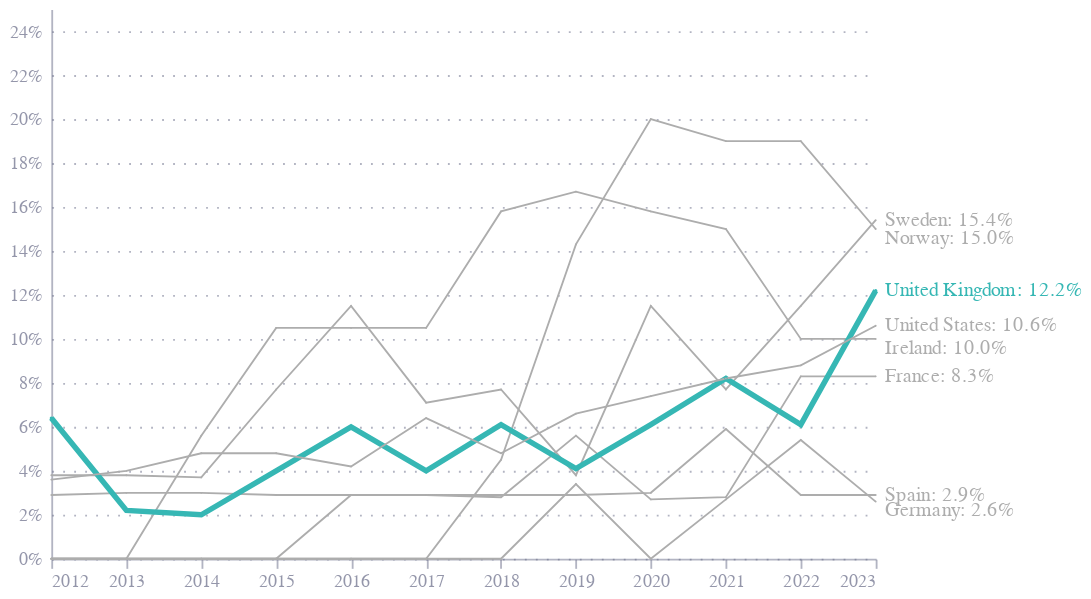

This figure's notebook cell:
### Markdown cell above
# Fig 1

### Code cell
df = pd.read_excel("e61.xlsx", sheet_name="Figure 1", skiprows=19)
df.columns = ["country"] + [str(x) for x in df.columns[1:]]
df = df.melt(id_vars=["country"], var_name="date", value_name="value")
df['label'] = np.where(df['date'] == "2023", df['country']+": "+df['value'].astype(str)+'%', '')

df['value'] = df['value']/100


base = alt.Chart(df).encode(
    x=alt.X("date:T", title=""),
    y=alt.Y("value:Q", 
            axis=alt.Axis(format=".0%", 
                          title=""),
            scale=alt.Scale(domain=[0, 0.25])
            ),
    color=alt.condition(
        alt.datum.country == "United Kingdom",
        alt.value("#36B7B4"),
        alt.value("rgb(173, 173, 173)")
    ),
    detail='country:N',
)

lines = base.mark_line(point=True).encode(
        size=alt.condition(
        alt.datum.country == "United Kingdom",
        alt.value(3),
        alt.value(1)
    ),
)

end_labels = base.mark_text(align='left',
                                dy=alt.expr("datum.country == 'Germany' ? 5 : datum.country == 'Ireland' ? 5 : datum.country == 'Norway' ? 5 : 0"),
                             dx=5).encode(
    text='label',
)

chart = (lines + end_labels).properties(
    width=450,
    height=300
)

chart.save("e61_fig1.json")
chart.save("e61_fig1.png", scale_factor=2.0)

chart

### Figure 1 — Vega-Lite specification as saved in the notebook (floating-point values rounded to 4 significant figures)
{"config": {"font": "Circular Std", "mark": {"line": {"interpolate": "monotone"}}, "view": {"stroke": "transparent", "width": 400, "height": 300}, "range": {"category": ["#36B7B4", "#E6224B", "#F4C245", "#0063AF", "#00A767", "#179FDB", "#EB5C2E"], "diverging": ["#E6224B", "#E54753", "#C9C9C9", "#179FDB", "#122B39"], "heatmap": ["#C9C9C9", "#179FDB", "#0063AF", "#122B39"], "ordinal": ["#00A767", "#36B7B4", "#179FDB", "#0063AF", "#243B5A"]}, "axisX": {"domainColor": "#676A86", "domainOpacity": 0.5, "grid": false, "labelAngle": 0, "labelColor": "#676A86", "labelOpacity": 0.7, "orient": "bottom", "tickColor": "#676A86", "tickCount": 10, "tickOpacity": 0.5, "title": false, "titleAlign": "center", "titleAnchor": "middle", "titleColor": "#676A86", "titleFontSize": 12, "titleOpacity": 0.8, "titleY": -15}, "axisY": {"domainColor": "#676A86", "domainOpacity": 0.5, "gridColor": "#676A86", "gridDash": [1, 5], "gridOpacity": 0.5, "labelColor": "#676A86", "labelOpacity": 0.7, "labelPadding": 5, "tickColor": "#676A86", "tickCount": 8, "tickOpacity": 0.5, "ticks": false, "titleAlign": "left", "titleAngle": 0, "titleBaseline": "bottom", "titleColor": "#676A86", "titleFontSize": 12, "titleOpacity": 0.8, "titleX": 0, "titleY": -7}}, "layer": [{"mark": {"type": "line", "point": true}, "encoding": {"color": {"condition": {"test": "(datum.country === 'United Kingdom')", "value": "#36B7B4"}, "value": "rgb(173, 173, 173)"}, "detail": {"field": "country", "type": "nominal"}, "size": {"condition": {"test": "(datum.country === 'United Kingdom')", "value": 3}, "value": 1}, "x": {"field": "date", "title": "", "type": "temporal"}, "y": {"axis": {"format": ".0%", "title": ""}, "field": "value", "scale": {"domain": [0, 0.25]}, "type": "quantitative"}}}, {"mark": {"type": "text", "align": "left", "dx": 5, "dy": {"expr": "datum.country == 'Germany' ? 5 : datum.country == 'Ireland' ? 5 : datum.country == 'Norway' ? 5 : 0"}}, "encoding": {"color": {"condition": {"test": "(datum.country === 'United Kingdom')", "value": "#36B7B4"}, "value": "rgb(173, 173, 173)"}, "detail": {"field": "country", "type": "nominal"}, "text": {"field": "label", "type": "nominal"}, "x": {"field": "date", "title": "", "type": "temporal"}, "y": {"axis": {"format": ".0%", "title": ""}, "field": "value", "scale": {"domain": [0, 0.25]}, "type": "quantitative"}}}], "data": {"name": "data-2706db2d07b2dd2f66df29fe3c2196da"}, "height": 300, "width": 450, "$schema": "https://vega.github.io/schema/vega-lite/v5.8.0.json", "datasets": {"data-2706db2d07b2dd2f66df29fe3c2196da": [{"country": "Germany", "date": "2012", "value": 0.0, "label": ""}, {"country": "Spain", "date": "2012", "value": 0.029, "label": ""}, {"country": "France", "date": "2012", "value": 0.0, "label": ""}, {"country": "Ireland", "date": "2012", "value": 0.0, "label": ""}, {"country": "Norway", "date": "2012", "value": 0.0, "label": ""}, {"country": "Sweden", "date": "2012", "value": 0.038, "label": ""}, {"country": "United Kingdom", "date": "2012", "value": 0.064, "label": ""}, {"country": "United States", "date": "2012", "value": 0.036, "label": ""}, {"country": "Germany", "date": "2013", "value": 0.0, "label": ""}, {"country": "Spain", "date": "2013", "value": 0.03, "label": ""}, {"country": "France", "date": "2013", "value": 0.0, "label": ""}, {"country": "Ireland", "date": "2013", "value": 0.0, "label": ""}, {"country": "Norway", "date": "2013", "value": 0.0, "label": ""}, {"country": "Sweden", "date": "2013", "value": 0.038, "label": ""}, {"country": "United Kingdom", "date": "2013", "value": 0.022, "label": ""}, {"country": "United States", "date": "2013", "value": 0.04, "label": ""}, {"country": "Germany", "date": "2014", "value": 0.0, "label": ""}, {"country": "Spain", "date": "2014", "value": 0.03, "label": ""}, {"country": "France", "date": "2014", "value": 0.0, "label": ""}, {"country": "Ireland", "date": "2014", "value": 0.056, "label": ""}, {"country": "Norway", "date": "2014", "value": 0.0, "label": ""}, {"country": "Sweden", "date": "2014", "value": 0.037, "label": ""}, {"country": "United Kingdom", "date": "2014", "value": 0.02, "label": ""}, {"country": "United States", "date": "2014", "value": 0.048, "label": ""}, {"country": "Germany", "date": "2015", "value": 0.0, "label": ""}, {"country": "Spain", "date": "2015", "value": 0.029, "label": ""}, {"country": "France", "date": "2015", "value": 0.0, "label": ""}, {"country": "Ireland", "date": "2015", "value": 0.105, "label": ""}, {"country": "Norway", "date": "2015", "value": 0.0, "label": ""}, {"country": "Sweden", "date": "2015", "value": 0.077, "label": ""}, {"country": "United Kingdom", "date": "2015", "value": 0.04, "label": ""}, {"country": "United States", "date": "2015", "value": 0.048, "label": ""}, {"country": "Germany", "date": "2016", "value": 0.0, "label": ""}, {"country": "Spain", "date": "2016", "value": 0.029, "label": ""}, {"country": "France", "date": "2016", "value": 0.029, "label": ""}, {"country": "Ireland", "date": "2016", "value": 0.105, "label": ""}, {"country": "Norway", "date": "2016", "value": 0.0, "label": ""}, {"country": "Sweden", "date": "2016", "value": 0.115, "label": ""}, {"country": "United Kingdom", "date": "2016", "value": 0.06, "label": ""}, {"country": "United States", "date": "2016", "value": 0.042, "label": ""}, {"country": "Germany", "date": "2017", "value": 0.0, "label": ""}, {"country": "Spain", "date": "2017", "value": 0.029, "label": ""}, {"country": "France", "date": "2017", "value": 0.029, "label": ""}, {"country": "Ireland", "date": "2017", "value": 0.105, "label": ""}, {"country": "Norway", "date": "2017", "value": 0.0, "label": ""}, {"country": "Sweden", "date": "2017", "value": 0.071, "label": ""}, {"country": "United Kingdom", "date": "2017", "value": 0.04, "label": ""}, {"country": "United States", "date": "2017", "value": 0.064, "label": ""}, {"country": "Germany", "date": "2018", "value": 0.0, "label": ""}, {"country": "Spain", "date": "2018", "value": 0.029, "label": ""}, {"country": "France", "date": "2018", "value": 0.028, "label": ""}, {"country": "Ireland", "date": "2018", "value": 0.158, "label": ""}, {"country": "Norway", "date": "2018", "value": 0.045, "label": ""}, {"country": "Sweden", "date": "2018", "value": 0.077, "label": ""}, {"country": "United Kingdom", "date": "2018", "value": 0.061, "label": ""}, {"country": "United States", "date": "2018", "value": 0.048, "label": ""}, {"country": "Germany", "date": "2019", "value": 0.034, "label": ""}, {"country": "Spain", "date": "2019", "value": 0.029, "label": ""}, {"country": "France", "date": "2019", "value": 0.056, "label": ""}, {"country": "Ireland", "date": "2019", "value": 0.167, "label": ""}, {"country": "Norway", "date": "2019", "value": 0.143, "label": ""}, {"country": "Sweden", "date": "2019", "value": 0.038, "label": ""}, {"country": "United Kingdom", "date": "2019", "value": 0.041, "label": ""}, {"country": "United States", "date": "2019", "value": 0.066, "label": ""}, {"country": "Germany", "date": "2020", "value": 0.0, "label": ""}, {"country": "Spain", "date": "2020", "value": 0.03, "label": ""}, {"country": "France", "date": "2020", "value": 0.027, "label": ""}, {"country": "Ireland", "date": "2020", "value": 0.158, "label": ""}, {"country": "Norway", "date": "2020", "value": 0.2, "label": ""}, {"country": "Sweden", "date": "2020", "value": 0.115, "label": ""}, {"country": "United Kingdom", "date": "2020", "value": 0.061, "label": ""}, {"country": "United States", "date": "2020", "value": 0.074, "label": ""}, {"country": "Germany", "date": "2021", "value": 0.027, "label": ""}, {"country": "Spain", "date": "2021", "value": 0.059, "label": ""}, {"country": "France", "date": "2021", "value": 0.028, "label": ""}, {"country": "Ireland", "date": "2021", "value": 0.15, "label": ""}, {"country": "Norway", "date": "2021", "value": 0.19, "label": ""}, {"country": "Sweden", "date": "2021", "value": 0.077, "label": ""}, {"country": "United Kingdom", "date": "2021", "value": 0.082, "label": ""}, {"country": "United States", "date": "2021", "value": 0.082, "label": ""}, {"country": "Germany", "date": "2022", "value": 0.054, "label": ""}, {"country": "Spain", "date": "2022", "value": 0.029, "label": ""}, {"country": "France", "date": "2022", "value": 0.083, "label": ""}, {"country": "Ireland", "date": "2022", "value": 0.1, "label": ""}, {"country": "Norway", "date": "2022", "value": 0.19, "label": ""}, {"country": "Sweden", "date": "2022", "value": 0.115, "label": ""}, {"country": "United Kingdom", "date": "2022", "value": 0.061, "label": ""}, {"country": "United States", "date": "2022", "value": 0.088, "label": ""}, {"country": "Germany", "date": "2023", "value": 0.026, "label": "Germany: 2.6%"}, {"country": "Spain", "date": "2023", "value": 0.029, "label": "Spain: 2.9%"}, {"country": "France", "date": "2023", "value": 0.083, "label": "France: 8.3%"}, {"country": "Ireland", "date": "2023", "value": 0.1, "label": "Ireland: 10.0%"}, {"country": "Norway", "date": "2023", "value": 0.15, "label": "Norway: 15.0%"}, {"country": "Sweden", "date": "2023", "value": 0.154, "label": "Sweden: 15.4%"}, {"country": "United Kingdom", "date": "2023", "value": 0.122, "label": "United Kingdom: 12.2%"}, {"country": "United States", "date": "2023", "value": 0.106, "label": "United States: 10.6%"}]}}
